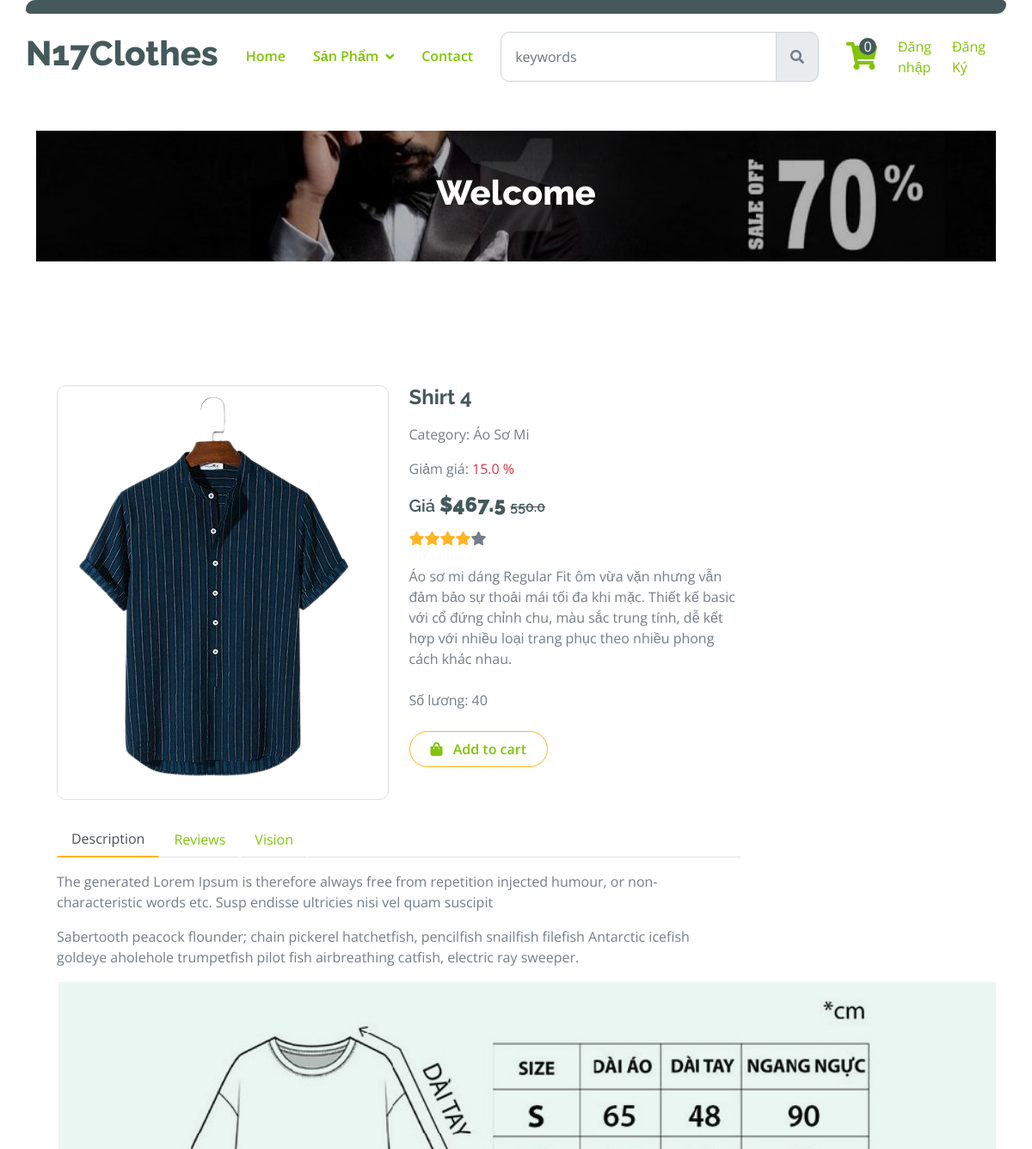
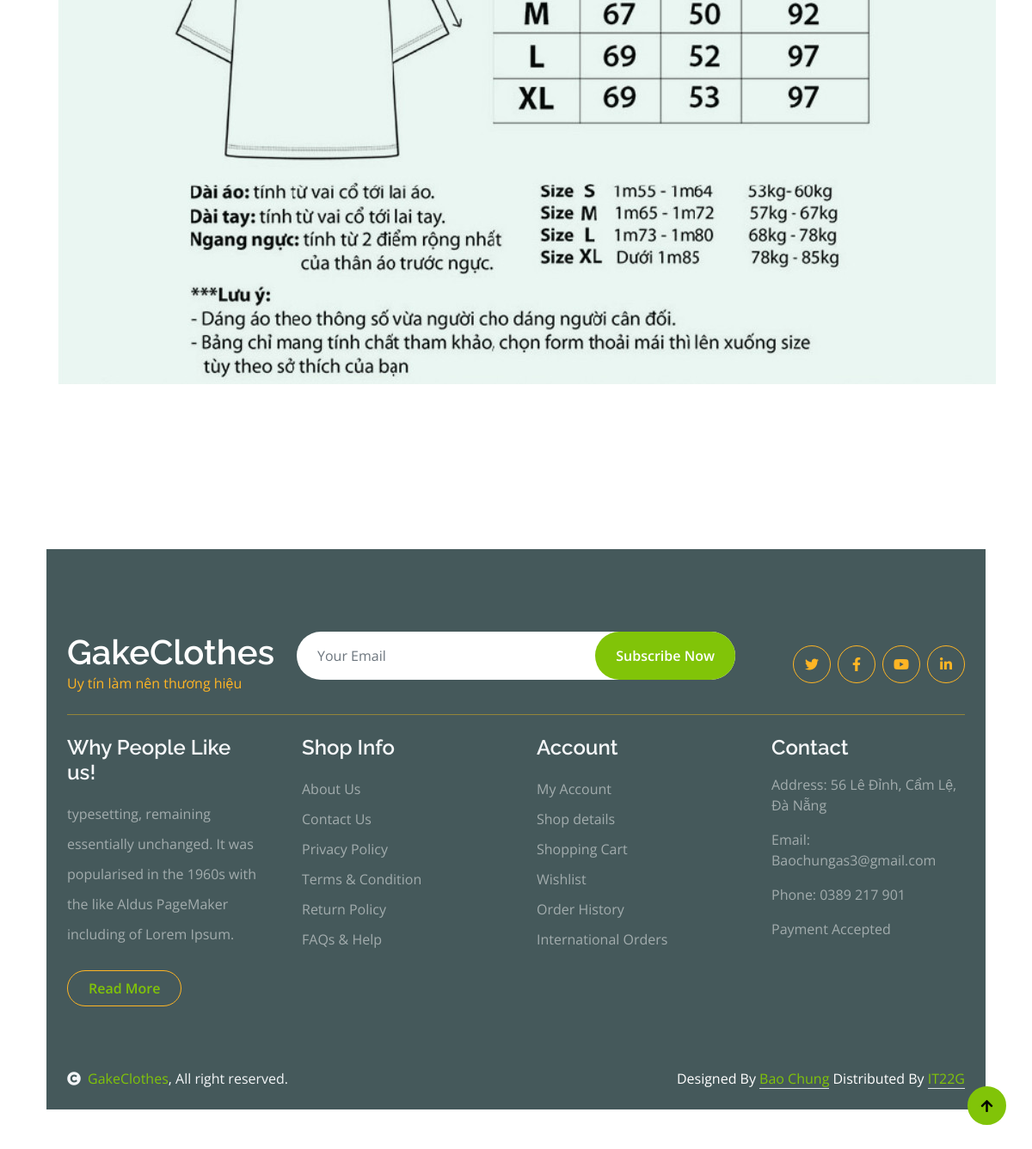
Page /details/?id=8 on the committed database (2 pictures, top to bottom).
### app/models.py (models this page shows, shortened)
class Product(models.Model):
    name = models.CharField(max_length=200, null=True)
    price = models.FloatField()
    quantity = models.IntegerField(default = 0, null = True, blank = True)
    discount = models.FloatField()
    image = models.ImageField(null=True, blank=True, upload_to='products_pics')
    category = models.ForeignKey(Category, on_delete=models.SET_NULL, null=True, blank= True)
    description = models.CharField(max_length=1000, null=True)
    date = models.DateTimeField(auto_now_add=True)
    @property
    def ImageURL(self):
        try:
            url = self.image.url
        except:
            url = ''
        return url
    @property
    def lastPrice(self):
        return round(self.price - (self.price * self.discount) / 100, 2)

class Category(models.Model):
    name = models.CharField(max_length=200, null=True)
    slug = models.SlugField(max_length = 200, unique = True)
    def __str__(self):
        return self.name

### app/views.py (the view)
# urls.py: path("details/", views.detailsProduct, name="details"),
def detailsProduct(request):
    if request.user.is_authenticated:
        customer = request.user
        order, created = Order.objects.get_or_create(customer = customer, complete = False)
        items = order.orderitem_set.all()
        cartItems = order.get_cart_items
    else:
        items= []
        order = {"get_cart_items":0,"get_cart_total":0 }
        cartItems = order['get_cart_items']
    id = request.GET.get('id', '')
    products = Product.objects.filter(id=id)
    form = CommentForm()
    if request.method == 'POST':
        form = CommentForm(request.POST, author = request.user, product = products)
        if form.is_valid():
            form.save()
            return HttpResponseRedirect(request.META.get('HTTP_REFERER', '/'))
    categories = Category.objects.all()
    context = {'products' : products,'form':form, 'cartItems':cartItems, "categories": categories   }
    return render(request, "app/product-details.html",context)

### app/forms.py (shortened to what this page needs)
class CommentForm(forms.ModelForm):
    def __init__(self, *args, **kwargs):
        self.author = kwargs.pop('author', None)
        self.product = kwargs.pop('product', None)
        super().__init__(*args, **kwargs)
    class Meta:
        model = Comment
        fields = ["body"]

### app/templates/app/product-details.html (shortened to what this page needs)
{% extends "app/base.html" %}
{% load static %}
{% block details_content %}
{% for product in products %}
<div class="container-fluid py-5 mt-5">
    <div class="container py-5">
      <div class="row g-4 mb-5">
        <div class="col-lg-8 col-xl-9">
          <div class="row g-4">
            <div class="col-lg-6">
              <div class="border rounded">
                <a href="#">
                  <img
                    src="{{product.ImageURL}}"
                    class="img-fluid rounded"
                    alt="Image"
                  />
                </a>
              </div>
            </div>
            <div class="col-lg-6">
              <h4 class="fw-bold mb-3">{{product.name}}</h4>
              <p class="mb-3">Category:
               <span>{{product.category}}</span
            </p>
            {% if product.discount %}
            <p class="mb-3">Giảm giá:
              <span class = "text-danger"> {{product.discount}} %</span>
          </p>
            <h5 class=" mb-3"> Giá <strong class="fs-4">${{product.lastPrice}} </strong> <span class = "text-decoration-line-through fs-6 "> {{product.price}}</span></h5>
            {% else %}
              <h5 class=" mb-3"> Giá <span class = " fs-6 "> {{product.price}}</span></h5>
            {% endif %}
              <div class="d-flex mb-4">
                <i class="fa fa-star text-secondary"></i>
                <i class="fa fa-star text-secondary"></i>
                <i class="fa fa-star text-secondary"></i>
                <i class="fa fa-star text-secondary"></i>
                <i class="fa fa-star"></i>
              </div>
              <p class="mb-4">
                {{product.description}}
              </p>
              {% if product.quantity == 0 %}
              <p class="mb-4">
                Số lương: {{product.quantity}}
              </p>
              <p class="text-danger" style="font-weight: bold;">Hết hàng</p>
              {% else %}
              <p class="mb-4">
                Số lương: {{product.quantity}}
              </p>
              <a
                href="#"
                data-product="{{product.id}}"
                data-action="add"
                class="btn border border-secondary rounded-pill px-4 py-2 mb-4 text-primary updated-cart"
                ><i class="fa fa-shopping-bag me-2 text-primary"></i> Add to
                cart</a
              >
              {% endif %}
            </div>
            <div class="col-lg-12">
              <nav>
                <div class="nav nav-tabs mb-3">
                  <button
                    class="nav-link active border-white border-bottom-0"
                    type="button"
                    role="tab"
                    id="nav-about-tab"
                    data-bs-toggle="tab"
                    data-bs-target="#nav-about"
                    aria-controls="nav-about"
                    aria-selected="true"
                  >
                    Description
                  </button>
                  <button
                    class="nav-link border-white border-bottom-0"
                    type="button"
                    role="tab"
                    id="nav-mission-tab"
                    data-bs-toggle="tab"
                    data-bs-target="#nav-mission"
                    aria-controls="nav-mission"
                    aria-selected="false"
                  >
                    Reviews
                  </button>
                  <button
                    class="nav-link border-white border-bottom-0"
                    type="button"
                    role="tab"
                    id="nav-vision-tab"
                    data-bs-toggle="tab"
                    data-bs-target="#nav-vision"
                    aria-controls="nav-vision"
                    aria-selected="false"
                  >
                    Vision
                  </button>
                </div>
              </nav>
              <div class="tab-content mb-5">
                <div
                  class="tab-pane active"
                  id="nav-about"
                  role="tabpanel"
                  aria-labelledby="nav-about-tab"
                >
                  <p>
                    The generated Lorem Ipsum is therefore always free from
                    repetition injected humour, or non-characteristic words etc.
                    Susp endisse ultricies nisi vel quam suscipit
                  </p>
                  <p>
                    Sabertooth peacock flounder; chain pickerel hatchetfish,
                    pencilfish snailfish filefish Antarctic icefish goldeye
                    aholehole trumpetfish pilot fish airbreathing catfish,
                    electric ray sweeper.
                  </p>
                  <img
                    src="{% static 'app/clothes/img/anh-size-ao-quan.jpg'%}"
                    class=""
                    alt=""
                  />
                </div>
          </div>
        </div>
      </div>
    </div>
  </div>
</div>
{% endfor %}
{% endblock details_content %}

### app/static/app/clothes/css/style.css (style rules this page uses)
.btn { font-weight: 600; transition: .5s; }
.btn.border-secondary { transition: 0.5s; }
.nav.nav-tabs .nav-link.active { border-bottom: 2px solid var(--bs-secondary) !important; }

### rows in the picture
Product: ImageURL (picture), name "Shirt 4", category "Áo Sơ Mi", discount "15.0", lastPrice "467.5", price "550.0", description "Áo sơ mi dáng Regular Fit ôm vừa vặn nhưng vẫn đảm bảo sự thoải mái tối đa khi mặc. Thiết kế basic với cổ đứng chỉnh chu, màu sắc trung tính, dễ kết hợp với nhiều loại trang phục theo nhiều phong cách khác nhau.", quantity "40"

### other values in the picture
{{ cartItems }} "0"
